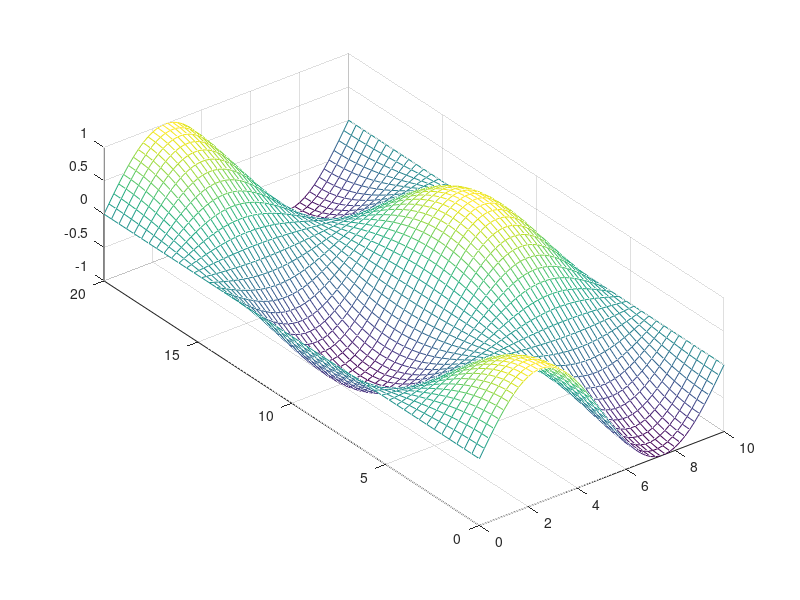

Reproduce this figure in MATLAB. (Note: this script raises an error after producing the figure.)
clc
clear
close all

printfigure = 0;

Length_x = 10;  
Length_y = 20;  
Time = 200;   % Zetiraum
step_length_x = 0.2;
step_length_y = 0.4;
step_time = 5;
x = 0 : step_length_x : Length_x;
y = 0 : step_length_y : Length_y;
t = 0 : step_time : Time;
N_length_x = length(x);
N_length_y = length(y);
N_time = length(t);

k = 0.1;

f = zeros(N_length_x, N_length_y, N_time);  % Temperaturmatrix
for m = 1 : N_length_x
    for n = 1 : N_length_y
        f(m,n,1) = sin(x(m) / Length_x * 2 * pi) * cos(y(n) / Length_y * 2 * pi);
    end
end

[Y,X] = meshgrid(y,x);
mesh(X,Y,squeeze(f(:,:,1)));
pbaspect([1 Length_y/Length_x 0.5])
setmesh('Initial Condition','$x$','$y$','$T$','T_2D_homo_fdm_inital_condition',printfigure)

A = (step_length_x ^ 2 * step_length_y ^ 2) / (step_length_x ^ 2 * step_length_y ^ 2 + 2 * k * step_time * (step_length_x ^ 2 + step_length_y ^ 2));
B = (k * step_time * step_length_x ^ 2) / (step_length_x ^ 2 * step_length_y ^ 2 + 2 * k * step_time * (step_length_x ^ 2 + step_length_y ^ 2));
C = (k * step_time * step_length_y ^ 2) / (step_length_x ^ 2 * step_length_y ^ 2 + 2 * k * step_time * (step_length_x ^ 2 + step_length_y ^ 2));

% H = speye(N_length_x * N_length_y * N_time);

index = @(m,n,l) (l-1) * N_length_x *N_length_y + (n-1) * N_length_x + m;

row = [];
colum = [];
value = [];
row_b = [];
colum_b = [];
value_b = [];

for m = 2 : N_length_x - 1
    for n = 2 : N_length_y - 1
        for l = 2 : N_time
            row = [row ; index(m,n,l); index(m,n,l); index(m,n,l); index(m,n,l); index(m,n,l); index(m,n,l)];
            colum = [colum; index(m,n,l); index(m,n,l-1); index(m,n-1,l); index(m,n+1,l); index(m-1,n,l); index(m+1,n,l)];
            value = [value; -1; A; B; B; C; C];
        end
    end
end

length_edge_x = [1, N_length_x];
for m = 1 : 2
    for n = 1 : N_length_y
        for l = 2 : N_time
            row = [row ; index(length_edge_x(m),n,l); index(length_edge_x(m),n,l)];
            colum = [colum; index(length_edge_x(m),n,l); index(length_edge_x(m)-sign(length_edge_x(m)-N_length_x/2),n,l)];
            value = [value; -1; 1];
        end
    end
end

length_edge_y = [1, N_length_y];
for m = 2 : N_length_x - 1
    for n = 1 : 2
        for l = 2 : N_time
            row = [row ; index(m,length_edge_y(n),l); index(m,length_edge_y(n),l)];
            colum = [colum; index(m,length_edge_y(n),l); index(m,length_edge_y(n)-sign(length_edge_y(n)-N_length_y/2),l)];
            value = [value; -1; 1];
        end
    end
end

for m = 1 : N_length_x
    for n = 1 : N_length_y
        row = [row ; index(m,n,1)];
        colum = [colum; index(m,n,1)];
        value = [value; 1];
        row_b = [row_b; index(m,n,1)];
        colum_b = [colum_b; 1];
        value_b = [value_b; f(m,n,1)];
    end
end

H = sparse(row,colum,value,N_length_x * N_length_y * N_time,N_length_x * N_length_y * N_time);
b = sparse(row_b,colum_b,value_b,N_length_x*N_length_y*N_time,1);

T = H\b;
for m = 1 : N_length_x
    for n = 1 : N_length_y
        for l = 2 : N_time
            f(m,n,l) = T(index(m,n,l));
        end
    end
end

figure
for n = 1 : N_time
    mesh(X,Y,squeeze(f(:,:,n)))
    zlim([-1.5 1.5])
    pbaspect([1 Length_y/Length_x 0.5])
    setmesh('Temperature Distribution','$x$','$y$','$T$','T_2D_homo_fdm',0)
    set(gcf,'outerposition',get(0,'screensize'));
    txt = ['$t = ',num2str((n-1)*step_time),'$'];
    TEXT = text(8,0,0.6,txt,'FontSize',30);
    set(TEXT,'Interpreter','latex')
    drawnow
    frame=getframe(gcf);
    imind=frame2im(frame);
    [imind,cm] = rgb2ind(imind,256);
    if printfigure == 1
        if n==1
             imwrite(imind,cm,'T_2D_homo_fdm.gif','gif', 'Loopcount',inf,'DelayTime',1e-6);
        else
             imwrite(imind,cm,'T_2D_homo_fdm.gif','gif','WriteMode','append','DelayTime',1e-6);
        end
    end
end

figure
for n = 1 : 6
    a = round((N_time - 1) / 5 * (n - 1)) + 1;
    mesh(X,Y,squeeze(f(:,:,a)))
    zlim([-1.5 1.5])
    pbaspect([1 Length_y/Length_x 0.5])
    set(gcf,'outerposition',get(0,'screensize'));
    txt = ['$t = ',num2str(t(a)),'$'];
    TEXT = text(8,0,0.6,txt,'FontSize',30);
    set(TEXT,'Interpreter','latex')
    drawnow
    name = ['T_2D_homo_fdm_shot_',num2str(n)];
    setmesh('Temperature Distribution','$x$','$y$','$T$',name,printfigure)
end
